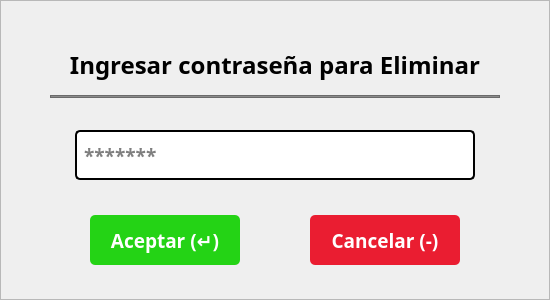
   <widget class="QFrame" name="frmIngresarPassword">
    <property name="geometry">
     <rect>
      <x>685</x>
      <y>390</y>
      <width>550</width>
      <height>300</height>
     </rect>
    </property>
    <property name="font">
     <font>
      <pointsize>8</pointsize>
     </font>
    </property>
    <property name="styleSheet">
     <string notr="true">#frmIngresarPassword{background-color: rgb(255, 255, 255);
color: rgb(0, 0, 0);
border:none;
border-radius: 10px;
border: 2px solid #D9D9D9;}</string>
    </property>
    <property name="frameShape">
     <enum>QFrame::StyledPanel</enum>
    </property>
    <property name="frameShadow">
     <enum>QFrame::Raised</enum>
    </property>
    <widget class="QLabel" name="lblTextoEliminarPesada">
     <property name="geometry">
      <rect>
       <x>50</x>
       <y>35</y>
       <width>450</width>
       <height>60</height>
      </rect>
     </property>
     <property name="font">
      <font>
       <family>Poppins</family>
       <pointsize>18</pointsize>
       <weight>75</weight>
       <bold>true</bold>
      </font>
     </property>
     <property name="text">
      <string>Ingresar contraseña para Eliminar</string>
     </property>
     <property name="alignment">
      <set>Qt::AlignCenter</set>
     </property>
    </widget>
    <widget class="QLineEdit" name="txtPasswordEliminar">
     <property name="geometry">
      <rect>
       <x>75</x>
       <y>130</y>
       <width>400</width>
       <height>50</height>
      </rect>
     </property>
     <property name="font">
      <font>
       <family>Poppins</family>
       <pointsize>14</pointsize>
       <weight>75</weight>
       <bold>true</bold>
      </font>
     </property>
     <property name="styleSheet">
      <string notr="true">background-color: rgb(255, 255, 255);
color: rgb(0, 0, 0);
border-radius: 5px;
border: 2px solid #000;
padding: 5px</string>
     </property>
     <property name="text">
      <string/>
     </property>
     <property name="placeholderText">
      <string>*******</string>
     </property>
    </widget>
    <widget class="QPushButton" name="btnAceptarFrmIngresarPassword">
     <property name="geometry">
      <rect>
       <x>90</x>
       <y>215</y>
       <width>150</width>
       <height>50</height>
      </rect>
     </property>
     <property name="font">
      <font>
       <family>Poppins</family>
       <pointsize>14</pointsize>
       <weight>75</weight>
       <bold>true</bold>
      </font>
     </property>
     <property name="cursor">
      <cursorShape>PointingHandCursor</cursorShape>
     </property>
     <property name="styleSheet">
      <string notr="true">background-color: rgb(36, 211, 21);
color: rgb(255, 255, 255);
border:none;
border-radius: 5px;</string>
     </property>
     <property name="text">
      <string>Aceptar (↵)</string>
     </property>
     <property name="flat">
      <bool>false</bool>
     </property>
    </widget>
    <widget class="QPushButton" name="btnCancelarFrmIngresarPassword">
     <property name="geometry">
      <rect>
       <x>310</x>
       <y>215</y>
       <width>150</width>
       <height>50</height>
      </rect>
     </property>
     <property name="font">
      <font>
       <family>Poppins</family>
       <pointsize>14</pointsize>
       <weight>75</weight>
       <bold>true</bold>
      </font>
     </property>
     <property name="cursor">
      <cursorShape>PointingHandCursor</cursorShape>
     </property>
     <property name="styleSheet">
      <string notr="true">background-color: rgb(234, 29, 49);
color: rgb(255, 255, 255);
border:none;
border-radius: 5px;</string>
     </property>
     <property name="text">
      <string>Cancelar (-)</string>
     </property>
    </widget>
    <widget class="QFrame" name="frame_4">
     <property name="geometry">
      <rect>
       <x>50</x>
       <y>95</y>
       <width>450</width>
       <height>3</height>
      </rect>
     </property>
     <property name="styleSheet">
      <string notr="true">background-color: rgb(139, 139, 139);</string>
     </property>
     <property name="frameShape">
      <enum>QFrame::StyledPanel</enum>
     </property>
     <property name="frameShadow">
      <enum>QFrame::Raised</enum>
     </property>
    </widget>
   </widget>
